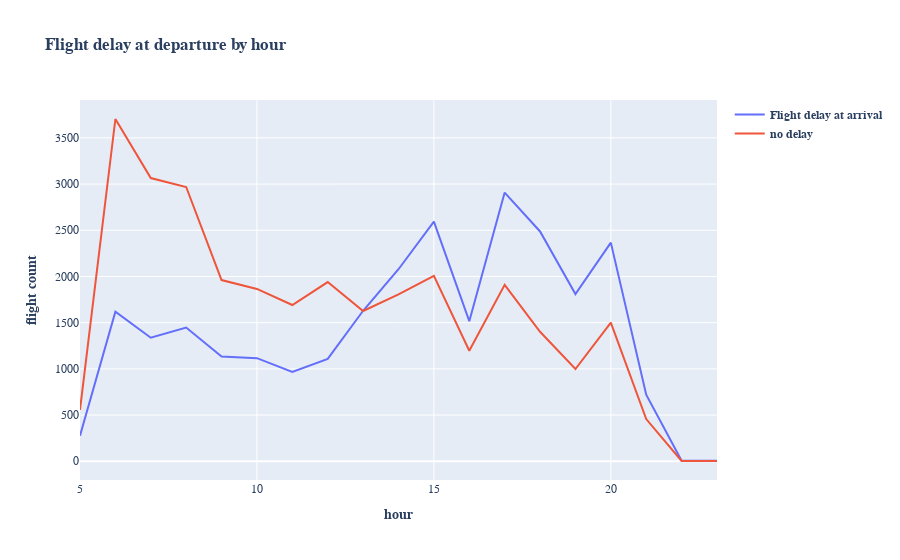

This figure's notebook cell:
### Code cell
import plotly.express as px
import plotly.graph_objects as go
fig = go.Figure()
fig.add_trace(go.Scatter(x=hour_delayed_flights_dep['hour'], y=hour_delayed_flights_dep['dep_delay count'],
                    mode='lines',
                    name='<b>Flight delay at arrival</b>'))
# fig = px.line(hour_delayed_flights, x=hour_delayed_flights['hour'], y=hour_delayed_flights['arr_delay count'], mode='lines+markers',
#                     name='lines+markers')

# Add Scatter plot
fig.add_scatter(x=ontime_flights_dep['hour'], y=ontime_flights_dep['ontime_dep count'],mode='lines',
                    name='<b>no delay</b>')
fig.update_layout(title='<b>Flight delay at departure by hour</b>',
                   xaxis_title='<b>hour</b>',
                   yaxis_title='<b>flight count</b>',font=dict(family="Ariel Black"))
fig.update_yaxes(tickfont_family="Arial Black")
fig.update_xaxes(tickfont_family="Arial Black")

fig.show()

### Figure 1 — Plotly figure (JSON) as saved in the notebook; plotly's stock layout.template omitted (floating-point values rounded to 4 significant figures)
{"data": [{"mode": "lines", "name": "<b>Flight delay at arrival</b>", "type": "scatter", "x": [5, 6, 7, 8, 9, 10, 11, 12, 13, 14, 15, 16, 17, 18, 19, 20, 21, 22, 23], "y": [277, 1618, 1337, 1447, 1134, 1116, 966, 1108, 1629, 2078, 2594, 1516, 2908, 2487, 1810, 2366, 721, 7, 6]}, {"mode": "lines", "name": "<b>no delay</b>", "type": "scatter", "x": [5, 6, 7, 8, 9, 10, 11, 12, 13, 14, 15, 16, 17, 18, 19, 20, 21, 22, 23], "y": [556, 3704, 3065, 2968, 1961, 1865, 1691, 1939, 1626, 1806, 2006, 1196, 1910, 1401, 998, 1501, 457, 4, 3]}], "layout": {"font": {"family": "Ariel Black"}, "title": {"text": "<b>Flight delay at departure by hour</b>"}, "xaxis": {"tickfont": {"family": "Arial Black"}, "title": {"text": "<b>hour</b>"}}, "yaxis": {"tickfont": {"family": "Arial Black"}, "title": {"text": "<b>flight count</b>"}}}}
